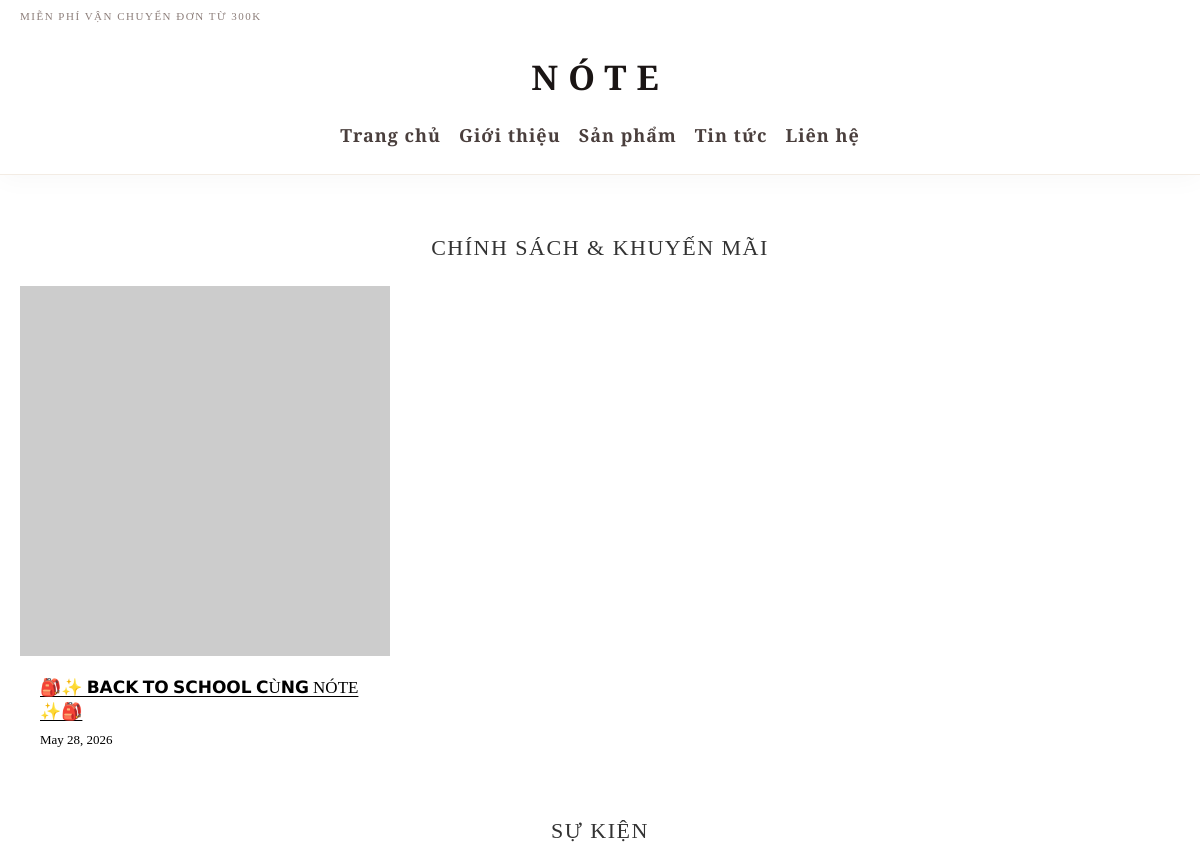
/tin-tuc/ (upper part), run on an earlier commit of the app's database.
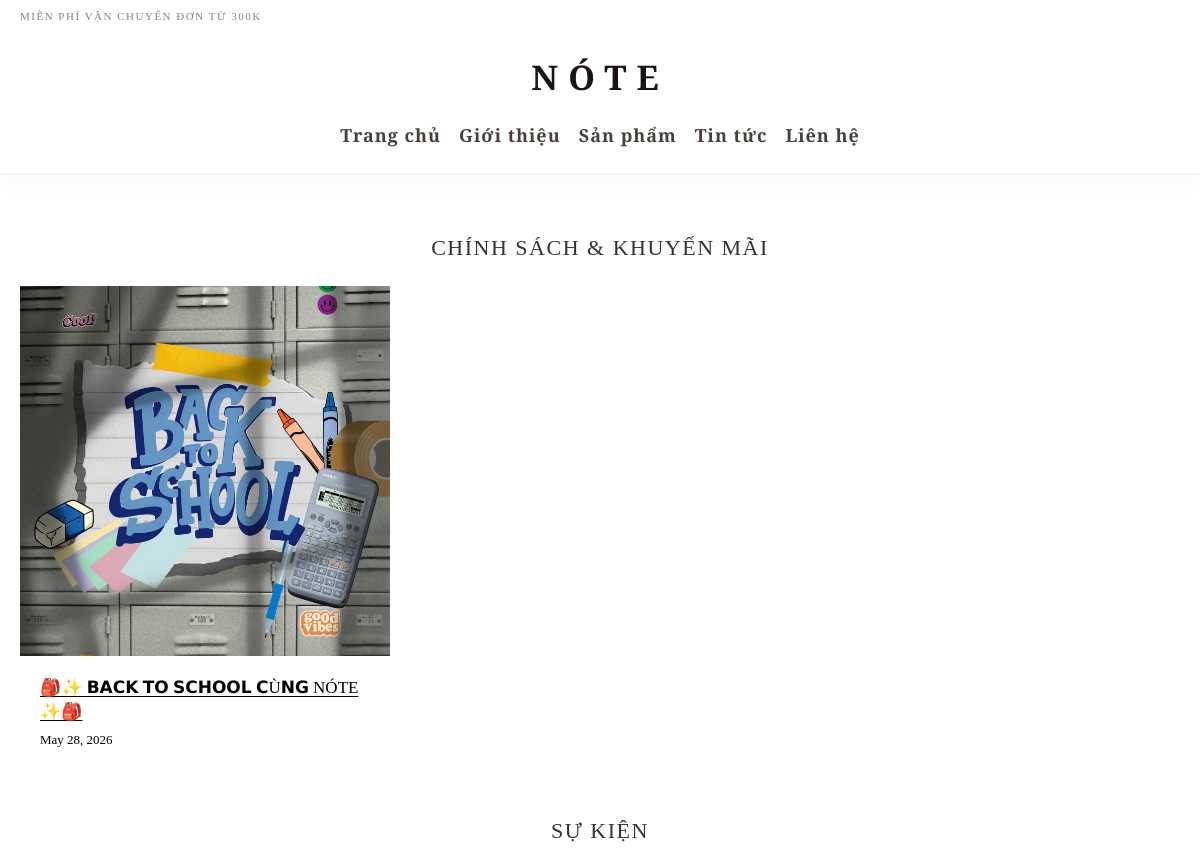
And on a later commit of the database.
### vpp_project/vpp_app/models.py (models this page shows, shortened)
class Post(models.Model):
    title = models.CharField(max_length=300)
    category = models.ForeignKey(Category, on_delete=models.CASCADE)
    image = models.ImageField(upload_to='news/', blank=True, null=True)
    date = models.DateField(auto_now_add=True)
    content = models.TextField(blank=True)

### vpp_project/vpp_app/views.py (the view)
# urls.py: path('tin-tuc/', views.news, name='news'),
def news(request):
    categories = Category.objects.all()
    posts = Post.objects.all()
    return render(request, 'vpp_app/news.html', {
        'categories': categories,
        'posts': posts
    })

### vpp_project/vpp_app/templates/vpp_app/news.html (shortened to what this page needs)
<!DOCTYPE html>
<html lang="vi">
<head>
{% extends 'vpp_app/base.html' %}
{% block content %}
<body>
    <div class="container">
        {% for category in categories %}
        <section class="category-section">
            <h2 class="category-heading">{{ category.name }}</h2>
            <div class="news-grid">
                {% for post in posts %}
                    {% if post.category == category %}
                    <article class="news-card">
                        <div class="news-thumb">
                            {% if post.image %}
                                <img src="{{ post.image.url }}" alt="{{ post.title }}">
                            {% else %}
                                <img src="https://via.placeholder.com/400" alt="no image">
                            {% endif %}
                        </div>
                        <div class="news-info">
                            <h3><a href="{% url 'post_detail' post.pk %}">{{ post.title }}</a></h3>
                            <span class="news-date">{{ post.date }}</span>
                        </div>
                    </article>
                    {% endif %}
                {% endfor %}
            </div>
        </section>
        {% endfor %}
    </div>
{% endblock %}

What changed in the data, as far as the page shows it:
changed Post "🎒✨ 𝗕𝗔𝗖𝗞 𝗧𝗢 𝗦𝗖𝗛𝗢𝗢𝗟 𝗖Ù𝗡𝗚 NÓTE ✨🎒": image: picture added
